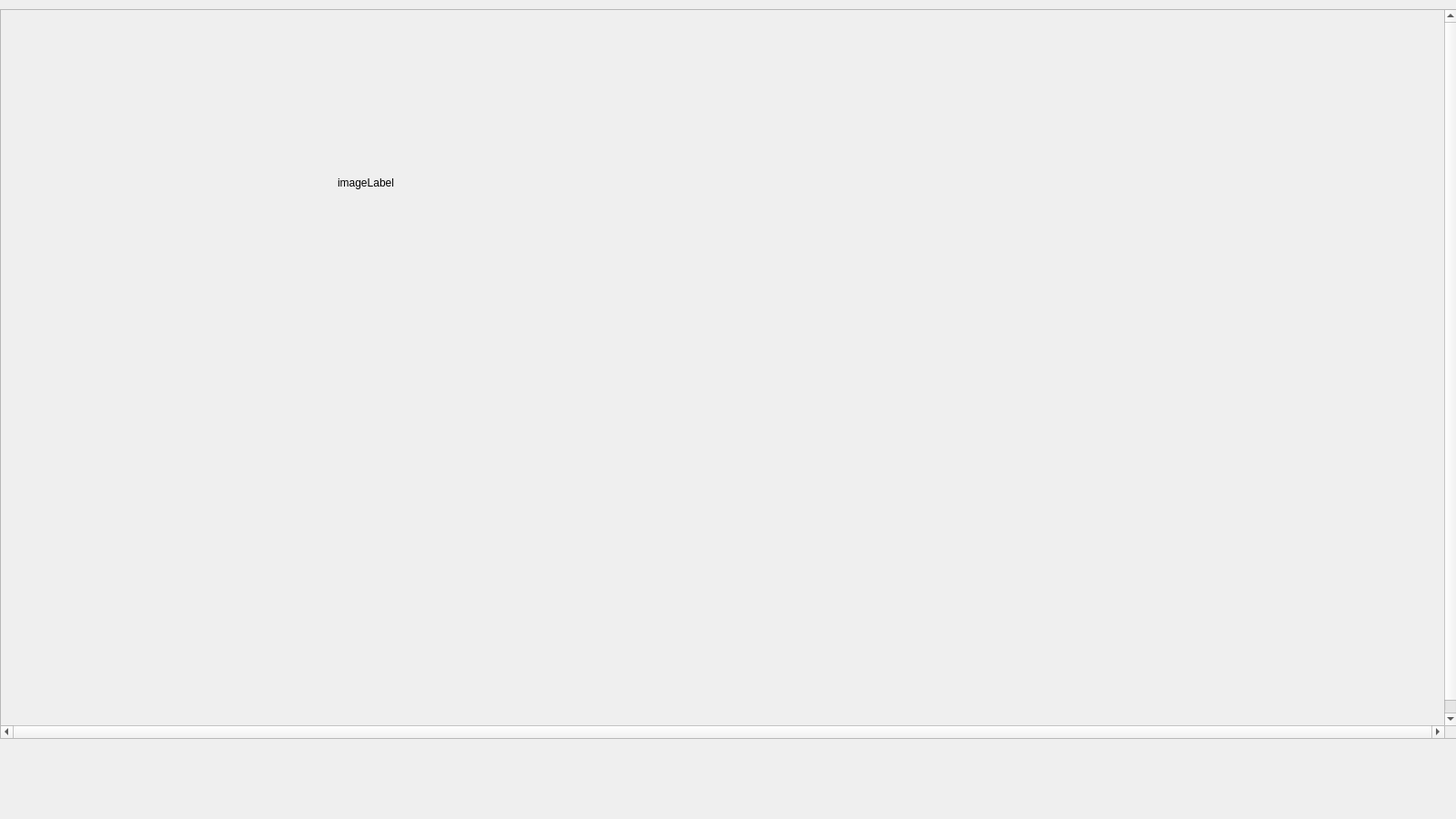
<?xml version="1.0" encoding="UTF-8"?>
<ui version="4.0">
 <class>ImageViewer</class>
 <widget class="QWidget" name="ImageViewer">
  <property name="geometry">
   <rect>
    <x>0</x>
    <y>0</y>
    <width>1600</width>
    <height>900</height>
   </rect>
  </property>
  <property name="minimumSize">
   <size>
    <width>1600</width>
    <height>900</height>
   </size>
  </property>
  <property name="maximumSize">
   <size>
    <width>16777215</width>
    <height>900</height>
   </size>
  </property>
  <property name="windowTitle">
   <string>Form</string>
  </property>
  <widget class="QWidget" name="verticalLayoutWidget">
   <property name="geometry">
    <rect>
     <x>0</x>
     <y>10</y>
     <width>1602</width>
     <height>802</height>
    </rect>
   </property>
   <layout class="QVBoxLayout" name="verticalLayout">
    <item>
     <widget class="QScrollArea" name="scrollArea">
      <property name="sizePolicy">
       <sizepolicy hsizetype="Expanding" vsizetype="Expanding">
        <horstretch>0</horstretch>
        <verstretch>0</verstretch>
       </sizepolicy>
      </property>
      <property name="minimumSize">
       <size>
        <width>1600</width>
        <height>800</height>
       </size>
      </property>
      <property name="maximumSize">
       <size>
        <width>16777215</width>
        <height>16777215</height>
       </size>
      </property>
      <property name="verticalScrollBarPolicy">
       <enum>Qt::ScrollBarAlwaysOn</enum>
      </property>
      <property name="horizontalScrollBarPolicy">
       <enum>Qt::ScrollBarAlwaysOn</enum>
      </property>
      <property name="widgetResizable">
       <bool>true</bool>
      </property>
      <widget class="QWidget" name="scrollAreaWidgetContents">
       <property name="geometry">
        <rect>
         <x>0</x>
         <y>0</y>
         <width>1584</width>
         <height>800</height>
        </rect>
       </property>
       <property name="minimumSize">
        <size>
         <width>0</width>
         <height>800</height>
        </size>
       </property>
       <property name="contextMenuPolicy">
        <enum>Qt::NoContextMenu</enum>
       </property>
       <widget class="QLabel" name="imageLabel">
        <property name="geometry">
         <rect>
          <x>370</x>
          <y>40</y>
          <width>1600</width>
          <height>300</height>
         </rect>
        </property>
        <property name="minimumSize">
         <size>
          <width>1600</width>
          <height>300</height>
         </size>
        </property>
        <property name="maximumSize">
         <size>
          <width>16777215</width>
          <height>300</height>
         </size>
        </property>
        <property name="text">
         <string>imageLabel</string>
        </property>
       </widget>
      </widget>
     </widget>
    </item>
   </layout>
  </widget>
 </widget>
 <resources/>
 <connections/>
</ui>
